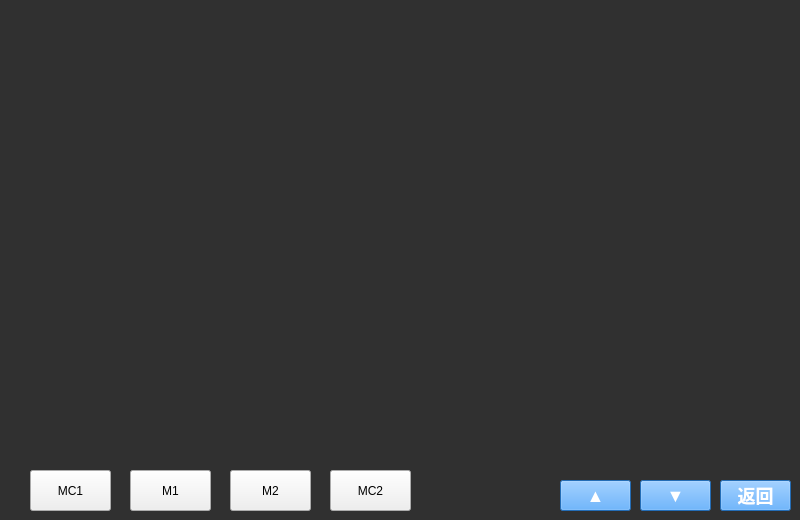
<?xml version="1.0" encoding="UTF-8"?>
<ui version="4.0">
 <class>VehicleM2RIOMIOPage</class>
 <widget class="QWidget" name="VehicleM2RIOMIOPage">
  <property name="geometry">
   <rect>
    <x>0</x>
    <y>0</y>
    <width>800</width>
    <height>520</height>
   </rect>
  </property>
  <property name="windowTitle">
   <string>Form</string>
  </property>
  <widget class="QPushButton" name="VehicleM2RIOMIOPage_button_MC1">
   <property name="geometry">
    <rect>
     <x>30</x>
     <y>470</y>
     <width>81</width>
     <height>41</height>
    </rect>
   </property>
   <property name="focusPolicy">
    <enum>Qt::NoFocus</enum>
   </property>
   <property name="styleSheet">
    <string notr="true"/>
   </property>
   <property name="text">
    <string>MC1</string>
   </property>
  </widget>
  <widget class="QPushButton" name="VehicleM2RIOMIOPage_button_back">
   <property name="geometry">
    <rect>
     <x>720</x>
     <y>480</y>
     <width>71</width>
     <height>31</height>
    </rect>
   </property>
   <property name="focusPolicy">
    <enum>Qt::NoFocus</enum>
   </property>
   <property name="styleSheet">
    <string notr="true">font: 75 bold 18px ;
color: rgb(255, 255, 255);
background-color: rgb(51, 153, 255);
border-color: rgb(216, 216, 216);</string>
   </property>
   <property name="text">
    <string>返回</string>
   </property>
  </widget>
  <widget class="QPushButton" name="VehicleM2RIOMIOPage_button_M1">
   <property name="geometry">
    <rect>
     <x>130</x>
     <y>470</y>
     <width>81</width>
     <height>41</height>
    </rect>
   </property>
   <property name="focusPolicy">
    <enum>Qt::NoFocus</enum>
   </property>
   <property name="styleSheet">
    <string notr="true"/>
   </property>
   <property name="text">
    <string>M1</string>
   </property>
  </widget>
  <widget class="QPushButton" name="VehicleM2RIOMIOPage_button_M2">
   <property name="geometry">
    <rect>
     <x>230</x>
     <y>470</y>
     <width>81</width>
     <height>41</height>
    </rect>
   </property>
   <property name="focusPolicy">
    <enum>Qt::NoFocus</enum>
   </property>
   <property name="styleSheet">
    <string notr="true"/>
   </property>
   <property name="text">
    <string>M2</string>
   </property>
  </widget>
  <widget class="QPushButton" name="VehicleM2RIOMIOPage_button_MC2">
   <property name="geometry">
    <rect>
     <x>330</x>
     <y>470</y>
     <width>81</width>
     <height>41</height>
    </rect>
   </property>
   <property name="focusPolicy">
    <enum>Qt::NoFocus</enum>
   </property>
   <property name="styleSheet">
    <string notr="true"/>
   </property>
   <property name="text">
    <string>MC2</string>
   </property>
  </widget>
  <widget class="QPushButton" name="VehicleM2RIOMIOPage_button_prepage">
   <property name="geometry">
    <rect>
     <x>560</x>
     <y>480</y>
     <width>71</width>
     <height>31</height>
    </rect>
   </property>
   <property name="focusPolicy">
    <enum>Qt::NoFocus</enum>
   </property>
   <property name="styleSheet">
    <string notr="true">font: 75 bold 18px ;
color: rgb(255, 255, 255);
background-color: rgb(51, 153, 255);
border-color: rgb(216, 216, 216);</string>
   </property>
   <property name="text">
    <string>▲</string>
   </property>
  </widget>
  <widget class="QLabel" name="VehicleM2RIOMIOPage_background">
   <property name="geometry">
    <rect>
     <x>0</x>
     <y>0</y>
     <width>800</width>
     <height>520</height>
    </rect>
   </property>
   <property name="styleSheet">
    <string notr="true">background-color: rgb(48, 48, 48);</string>
   </property>
   <property name="text">
    <string/>
   </property>
  </widget>
  <widget class="QPushButton" name="VehicleM2RIOMIOPage_button_nextpage">
   <property name="geometry">
    <rect>
     <x>640</x>
     <y>480</y>
     <width>71</width>
     <height>31</height>
    </rect>
   </property>
   <property name="focusPolicy">
    <enum>Qt::NoFocus</enum>
   </property>
   <property name="styleSheet">
    <string notr="true">font: 75 bold 18px ;
color: rgb(255, 255, 255);
background-color: rgb(51, 153, 255);
border-color: rgb(216, 216, 216);</string>
   </property>
   <property name="text">
    <string>▼</string>
   </property>
  </widget>
  <widget class="QLabel" name="VehicleM2RIOMIOPage_Label_Page">
   <property name="geometry">
    <rect>
     <x>470</x>
     <y>480</y>
     <width>101</width>
     <height>31</height>
    </rect>
   </property>
   <property name="styleSheet">
    <string notr="true">font: 75 bold 18px ;
color: rgb(255, 255, 255);</string>
   </property>
   <property name="text">
    <string/>
   </property>
  </widget>
  <zorder>VehicleM2RIOMIOPage_background</zorder>
  <zorder>VehicleM2RIOMIOPage_button_MC1</zorder>
  <zorder>VehicleM2RIOMIOPage_button_back</zorder>
  <zorder>VehicleM2RIOMIOPage_button_M1</zorder>
  <zorder>VehicleM2RIOMIOPage_button_M2</zorder>
  <zorder>VehicleM2RIOMIOPage_button_MC2</zorder>
  <zorder>VehicleM2RIOMIOPage_button_prepage</zorder>
  <zorder>VehicleM2RIOMIOPage_button_nextpage</zorder>
  <zorder>VehicleM2RIOMIOPage_Label_Page</zorder>
 </widget>
 <resources/>
 <connections/>
</ui>
